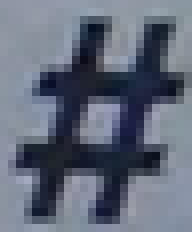
#> input picture #.png, 24 x 29 px (shown 8 times larger)
$ python CornerDetection.py
#> lines starting #> are read from the running program, lines starting #| are printed output that depends on the picture; after the words box and inside, x2 and y2 are one past the last pixel; in counts of white or black regions, pixels touching at a corner belong together; pictures that were not available may be replaced by others from this repository, and a replacement may not be noted
import cv2
import numpy as np
from matplotlib import pyplot as plt
from matplotlib import style
import time
import pandas as pd
from defs import EuclidDistance
from defs import MovingAverage

cap = cv2.VideoCapture(0)

template = cv2.imread('#.png')
#> template is the input picture: shape (29, 24, 3); mean B, G, R 122.6, 106.2, 98.6
template_gray = cv2.cvtColor(template,cv2.COLOR_BGR2GRAY)
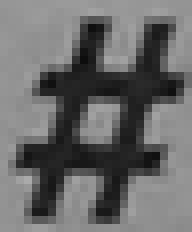
#> template_gray: shape (29, 24) (shown 8 times larger); min 13, max 170, mean 105.8

template2 = cv2.imread('!.png')
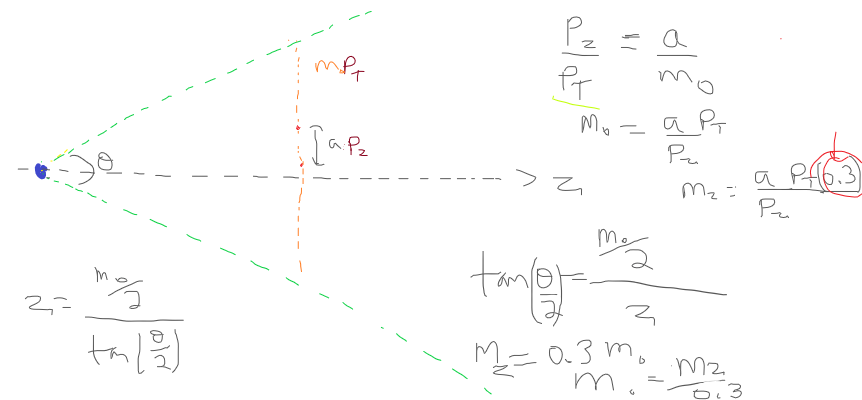
#> input picture Theory.png, 862 x 400 px, given in place of !.png, which was not available
#> template2 is the input picture: shape (400, 862, 3); mean B, G, R 252.3, 252.5, 252.5
template_gray2 = cv2.cvtColor(template2,cv2.COLOR_BGR2GRAY)

w,h = template_gray.shape[::-1]
#> w = 24; h = 29
w2,h2 = template_gray2.shape[::-1]
#> w2 = 862; h2 = 400

locations = []
locations2 = []
t = []
start = round(time.perf_counter(),1)
t.append(0)
THICK = 2


while True:
    _, frame = cap.read()
    gray_frame = cv2.cvtColor(frame, cv2.COLOR_BGR2GRAY)
    t.append(round(time.perf_counter(),1)-start)
    # gray_frame = np.float32(gray_frame)
    dst = cv2.cornerHarris(gray_frame, 2, 5, 0.2)
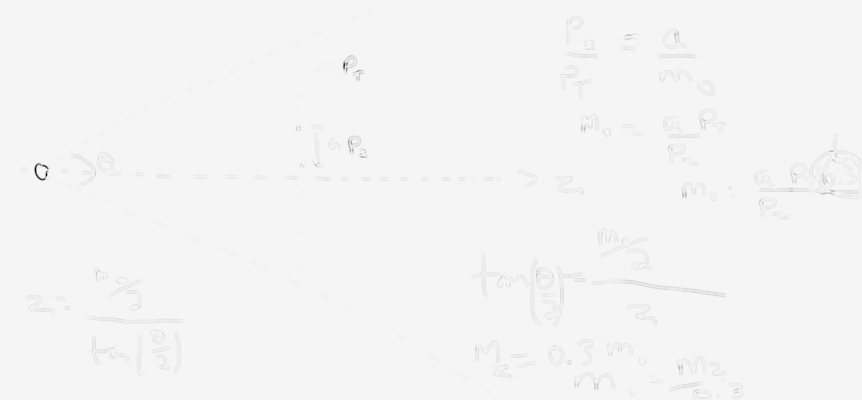
#> dst: shape (400, 862) float32; min -2.95, max 0.115, mean -0.00668; drawn with min black and max white

    dst = cv2.dilate(dst, None)
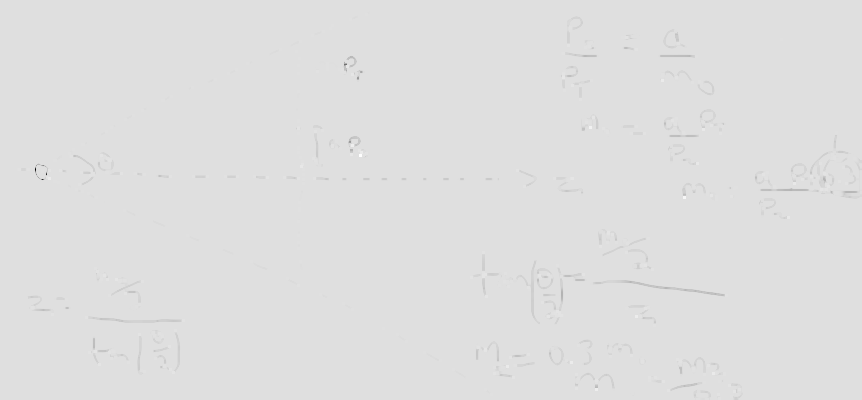
#> dst: shape (400, 862) float32; min -0.83, max 0.115, mean -0.00115; drawn with min black and max white

    frame[dst > 0.01 * dst.max()] = [0, 0, 255]
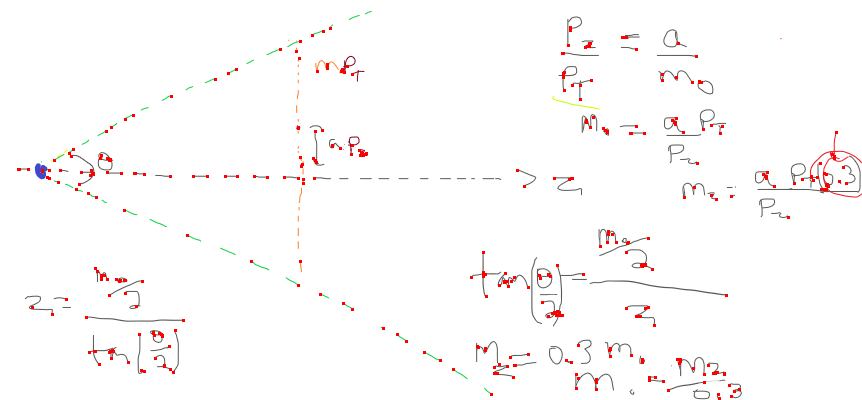
#> frame: shape (400, 862, 3); 0.84% of pixels changed, all inside (x1, y1, x2, y2) = (17, 26, 848, 400)

    cv2.imshow("Harris Corner",frame)

    if cv2.waitKey(1) & 0xFF == ord('q'):
#> (key q is pressed here)
        break

'''
WINSIZE = 9

# SMOOTHES COORDINATES (TRY COMMENTING OUT TO IMPROVE SPEED)
X,Y,X2,Y2 = MovingAverage(locations,locations2,WINSIZE)

PHYSICALDISTANCE = 4
avg_dist = EuclidDistance(X,Y,X2,Y2)
print("Average Distance: ", avg_dist)
print("Length of # Symbol: ", len(X))
print("Length of ! Symbol: ", len(X2))
print("Time of reading: ", t[-1])
###### PLOTTING #############
X_AXISLIM = (0,650)
Y_AXISLIM = (0,400)

fig, ax1 = plt.subplots()

ax1.plot(X,Y, color='r')
ax1.plot(X2,Y2, color='b')
ax1.set_xlim(X_AXISLIM)
ax1.set_ylim(Y_AXISLIM)
ax1.set_xlabel('X-Axis')
ax1.set_ylabel('Y-Axis')

ax1.set_title('Moving Average Window Displacement')
ax1.grid(True)

plt.tight_layout
plt.show()

'''

cv2.destroyAllWindows()
cap.release()
